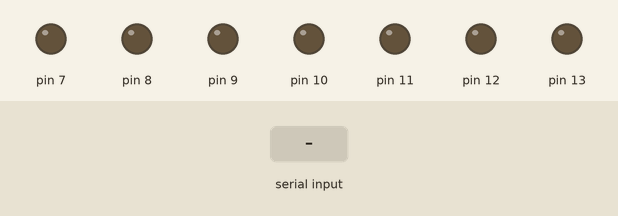
Bench run of a sketch on a simulated Arduino Uno, built with avr-gcc and run on an emulated ATmega328P. Shown: output pins drawn as LEDs (lit = HIGH). The inputs (shaded band) are chosen by the test bench.

Above: at 1.2 s.
1.3 s: byte 30 received over Serial
At 1.7 s:
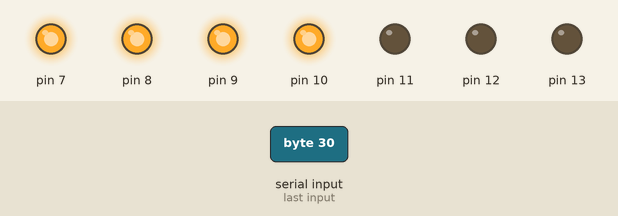
2.8 s: byte 90 received over Serial
At 4.0 s:
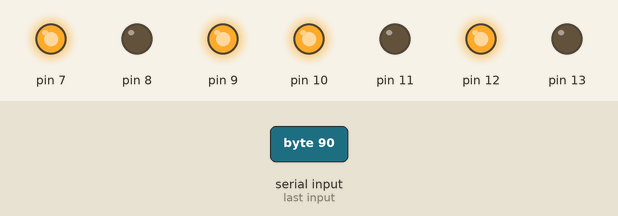
4.3 s: byte 120 received over Serial
At 5.1 s:
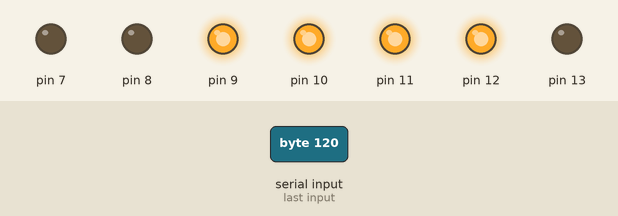
Timing chart, 0 to 7.3 s (numbered marks = the images above; inputs shaded):
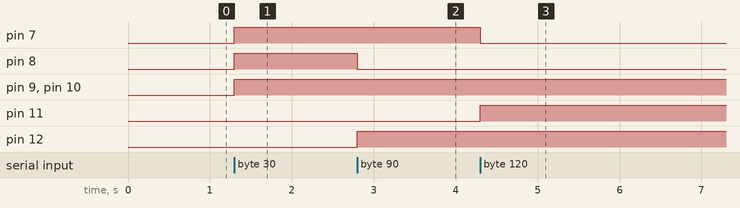

Measured:
- after the input at 1.3 s, pin 7–10: LOW → HIGH at once
- after the input at 2.8 s, pin 8: HIGH → LOW at once; pin 12: LOW → HIGH at once
- after the input at 4.3 s, pin 7: HIGH → LOW at once; pin 11: LOW → HIGH at once

The sketch:

serial_to_DAC_to_speaker.ino
```cpp
// Uses pins OUTPUT_FIRST_PIN to OUTPUT_FIRST_PIN + 7.
// OUTPUT_FIRST_PIN is the least significant bit
const int OUTPUT_FIRST_PIN = 6;

void setup() {
  // put your setup code here, to run once:
  Serial.begin(450000);

  for (int pin = OUTPUT_FIRST_PIN; pin < OUTPUT_FIRST_PIN + 8; pin++) {
    pinMode(pin, OUTPUT);
  }

}

void loop() {
  // put your main code here, to run repeatedly:
  int value = Serial.read();
  if (value >= 0) {
    byte valueByte = value;
    PORTB = valueByte >> 2; // sets pins 8 to 13 to the 6 most significant bits

    // with digitalWrite, least significant bit would change 7 to 8 microseconds after PORTB
    //digitalWrite(7, (valueByte >> 1) & 0x1);
    //digitalWrite(6, valueByte & 0x1);

    // with this optimized version, least significant bit changes 0.4 to 0.7 microsecond after PORTB
    byte shiftedByte = valueByte << 6;
    PORTD |= shiftedByte & B11000000; // set pins 6 and 7 to 1 if needed
    PORTD &= shiftedByte | B00111111; // set pins 6 and 7 to 0 if needed
  }
}
```
